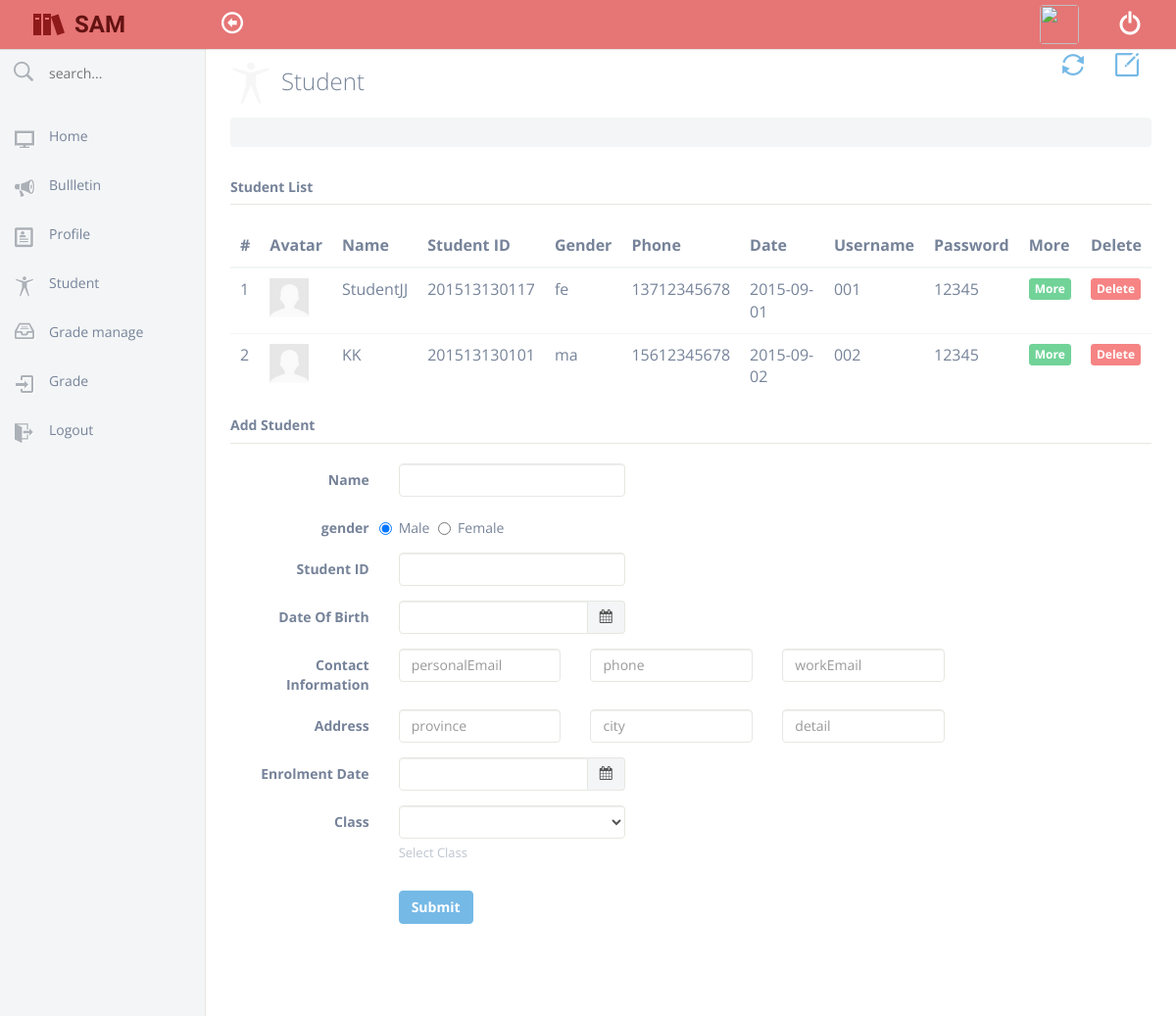
The page /teacher/student.php (signed in) on the database its author committed.
### tables this page shows
CREATE TABLE `student` (
                           `id` int(11) NOT NULL AUTO_INCREMENT,
                           `student_id` varchar(20) NOT NULL,
                           `name` varchar(20) NOT NULL,
                           `avatar` varchar(50) NOT NULL DEFAULT 'defult_user.jpg',
                           `dob` date NOT NULL,
                           `gender` varchar(2) NOT NULL,
                           `personalEmail` varchar(20) DEFAULT NULL,
                           `phone` varchar(20) DEFAULT NULL,
                           `workEmail` varchar(20) DEFAULT NULL,
                           `province` varchar(20) DEFAULT NULL,
                           `city` varchar(20) DEFAULT NULL,
                           `detail` varchar(20) DEFAULT NULL,
                           `enrolment` date NOT NULL,
                           `username` varchar(20) NOT NULL,
                           `password` varchar(20) NOT NULL DEFAULT '12345',
                           `class_id` int(11) NOT NULL,
                           PRIMARY KEY (`id`),
                           KEY `student_fk0` (`class_id`),
                           CONSTRAINT `student_fk0` FOREIGN KEY (`class_id`) REFERENCES `class` (`id`)
);

### teacher/student.php (the view, shortened to what the rows shown need)
<?php
require('../db.php');
mysqli_query($connection,'set names utf8');
$query = "SELECT * from student";
$result = mysqli_query($connection,$query);
?>
<!DOCTYPE html>
<html lang="en">
    <head>
        <link href="../assets/css/icons.css" rel="stylesheet" />
        <link href="../assets/css/sprflat-theme/jquery.ui.all.css" rel="stylesheet" />
        <link href="../assets/css/bootstrap.css" rel="stylesheet" />
        <link href="../assets/css/plugins.css" rel="stylesheet" />
        <link href="../assets/css/main.css" rel="stylesheet" />
    </head>
    <body>
        <div id="content">
            <div class="content-wrapper">
                <div class="row">
                    <div class="col-lg-12 heading">
                        <h1 class="page-header"><i class="im-accessibility"></i>Student</h1>
                    </div>
                </div>
                <div class="outlet">
                    <div class="row">
                        <div class="col-lg-12">
                            <table class="table display" id="datatable">
                                <thead>
                                    <tr>
                                        <th>#</th>
                                        <th>Avatar</th>
                                        <th>Name</th>
                                        <th>Student ID</th>
                                        <th>Gender</th>
                                        <th>Phone</th>
                                        <th>Date</th>
										<th>Username</th>
                                        <th>Password</th>
                                        <th>More</th>
                                        <th>Delete</th>
                                    </tr>
                                </thead>
                                <tbody>
                                    <?php
                                    $i=1;
                                    while($row=mysqli_fetch_array($result)){
                                        echo "<tr>";
                                        echo "<td>".$i."</td>";
                                        echo "<td><img height=\"40px\" class=\"user-avatar\" src=\"../assets/img/avatars/".$row['avatar']."\"></td>";
                                        echo "<td>".$row['name']."</td>";
                                        echo "<td>".$row['student_id']."</td>";
                                        echo "<td>".$row['gender']."</td>";
                                        echo "<td>".$row['phone']."</td>";
                                        echo "<td>".$row['enrolment']."</td>";
										echo "<td>".$row['username']."</td>";
                                        echo "<td>".$row['password']."</td>";
                                        echo "<td><button class='btn btn-xs btn-success' onclick=\"window.location.href='detail_student.php?id=".$row["id"]."'\">More</button></td>";
                                        echo "<td><button class='btn btn-xs btn-danger' onclick=\"window.location.href='dele_student.php?id=".$row["id"]."'\">Delete</button></td>";
                                        echo "</tr>";
                                        $i++;
                                    }
                                    ?>
                                </tbody>
                            </table>
                        </div>
                    </div>
                </div>
            </div>
        </div>
    </body>
</html>

### rows shown on the page
student: avatar (picture), name "StudentJJ", student "201513130117", gender "fe", phone "13712345678", enrolment "2015-09-01", username "001", password "12345"
student: avatar (picture), name "KK", student "201513130101", gender "ma", phone "15612345678", enrolment "2015-09-02", username "002", password "12345"
